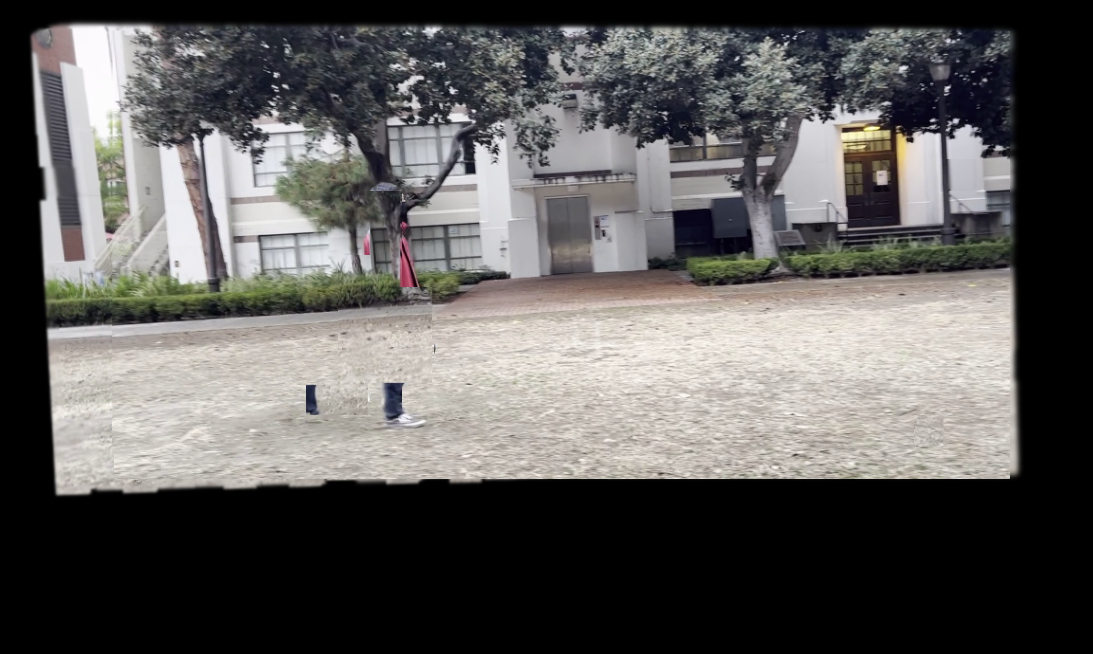
#> input picture PanoramaGenerateScript/stitched.png, 1093 x 654 px, given in place of half_hd_foreground_134_000.png, which was not available
$ python convert_images_to_video.py
#> lines starting #> are read from the running program, lines starting #| are printed output that depends on the picture
import cv2
from convertviedo import *


if __name__ == "__main__":
    image_path_pre = "C:\\Users\\14048\\Desktop\\multimedia\\project\\video_rgb\\labeled_imgs\\Finaltest2_compact/half_hd_foreground_134_"
    frames = []
    # out = cv2.VideoWriter("foreground2.avi", cv2.VideoWriter_fourcc(*'DIVX'), 30, (910, 486))
    for i in range(603):
        image_path = image_path_pre + "{:03d}".format(i) + ".png"
        frame = cv2.imread(image_path, cv2.IMREAD_UNCHANGED)
#> frame is the input picture: shape (654, 1093, 4); mean B, G, R, A 89.8, 91.2, 92.8, 157.9
        for i in range(len(frame)):
            for j in range(len(frame[0])):
                if frame[i][j][3] == 0:
                    frame[i][j] = [255,255,255,255]
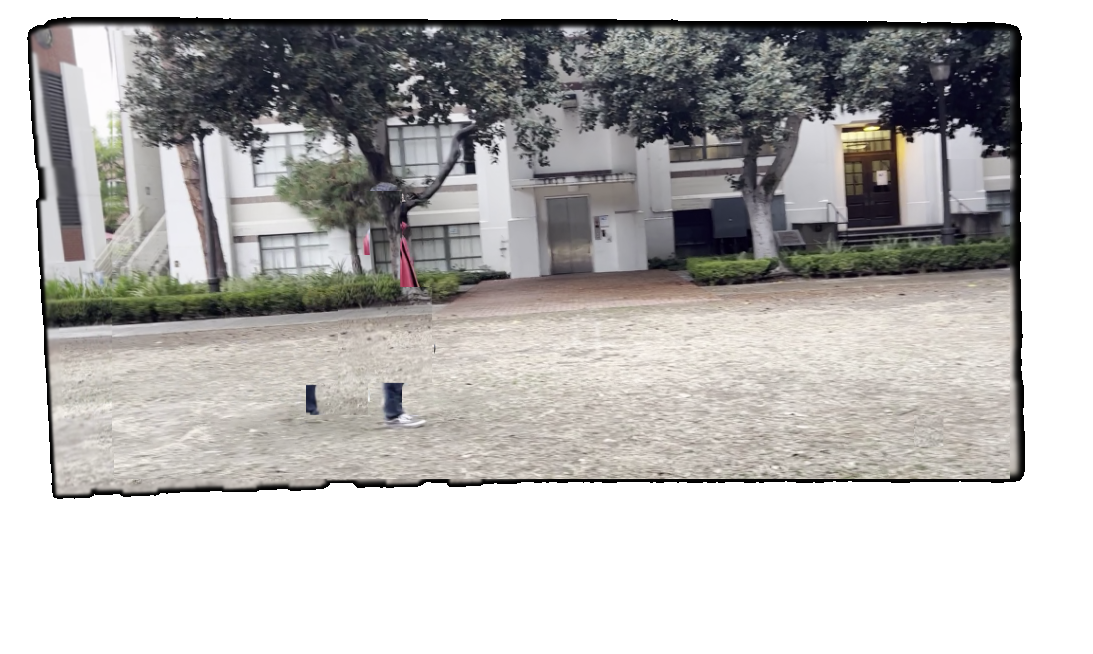
#> frame: shape (654, 1093, 4); mean B, G, R, A 181.5, 182.9, 184.5, 249.6

        frames.append(frame)
#> pass 2 of the loop `for i in range(603):`:
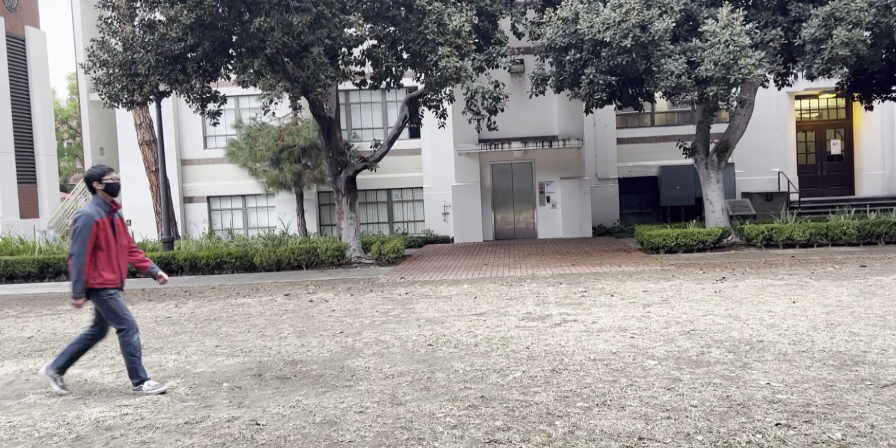
#> input picture PanoramaGenerateScript/data/04.png, 896 x 448 px, given in place of half_hd_foreground_134_001.png, which was not available
#> frame is the input picture: shape (448, 896, 4); mean B, G, R, A 141.7, 143.6, 146.9, 181.5
#> after the loop `for i in range(len(frame)):`:
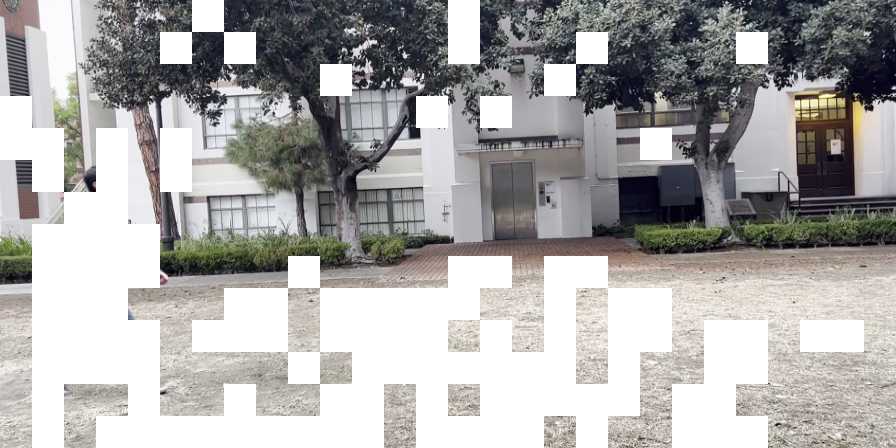
#> frame: shape (448, 896, 4); mean B, G, R, A 168.2, 169.3, 170.7, 255
#> (the run stopped early here; a loop or call above may not have finished)
